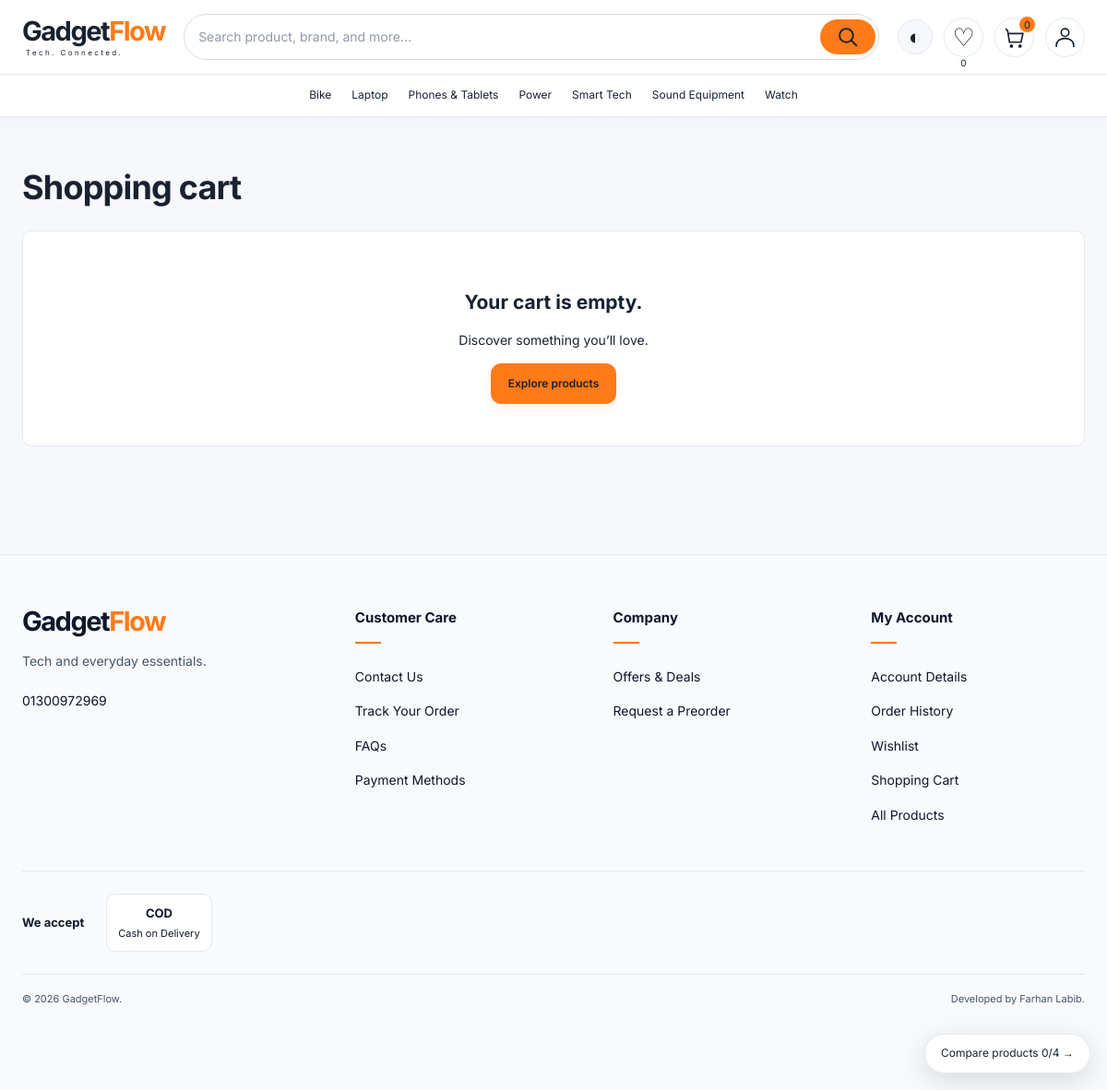
Page /cart/ on the committed database.
### shop/models.py (models this page shows, shortened)
class Category(models.Model):
    name = models.CharField(max_length=100, unique=True)
    parent = models.ForeignKey('self', null=True, blank=True, on_delete=models.SET_NULL, related_name='children')
    image = models.ImageField(upload_to='categories/', blank=True)
    featured = models.BooleanField(default=True)
    position = models.PositiveIntegerField(default=0)
    class Meta:
        ordering = ['position', 'name']

class StoreSettings(models.Model):
    bkash_account_type = models.CharField(max_length=20, default='unconfirmed', choices=[
        ('unconfirmed', 'Not confirmed'), ('merchant', 'Merchant'), ('pra', 'Personal Retail Account'), ('personal', 'Personal')])
    bkash_account_confirmed = models.BooleanField(default=False, help_text='Staff verified ownership and account type with bKash.')
    bkash_manual_enabled = models.BooleanField(default=False)
    bkash_manual_approved = models.BooleanField(default=False, help_text='Provider approved this account for receiving business payments using the instructions below.')
    bkash_manual_instructions = models.TextField(blank=True, help_text='Exact provider-approved Merchant Payment instructions. Never substitute Send Money or request a PIN/OTP.')
    bkash_manual_limit = models.DecimalField(max_digits=12, decimal_places=2, default=0, validators=[MinValueValidator(Decimal('0'))], help_text='Confirmed per-payment limit. Zero keeps manual payments unavailable; staff must monitor aggregate account limits.')
    requested_settlement_account = models.CharField(max_length=40, blank=True, help_text='Requested destination only; never passed from checkout to the provider.')
    settlement_bank_name = models.CharField(max_length=150, blank=True)
    settlement_account_holder = models.CharField(max_length=150, blank=True)
    settlement_branch = models.CharField(max_length=150, blank=True)
    settlement_routing_number = models.CharField(max_length=30, blank=True)
    settlement_provider_approved = models.BooleanField(default=False, help_text='Staff record of provider approval; does not configure settlement at the provider.')
    @property
    def manual_bkash_ready(self):
        import re
        return bool(self.bkash_manual_enabled and self.bkash_account_confirmed
                    and self.bkash_manual_approved and self.bkash_account_type in {'merchant', 'pra'}
                    and re.fullmatch(r'01\d{9}', self.bkash_number)
                    and self.bkash_manual_instructions.strip() and self.bkash_manual_limit > 0)
    phone_verified = models.BooleanField(default=False)
    email_verified = models.BooleanField(default=False)
    address_verified = models.BooleanField(default=False)
    address_bn = models.TextField(blank=True)
    support_hours_en = models.CharField(max_length=250, blank=True)
    support_hours_bn = models.CharField(max_length=250, blank=True)
    license_details_en = models.TextField(blank=True)
    license_details_bn = models.TextField(blank=True)
    license_verified = models.BooleanField(default=False)
    cod_enabled = models.BooleanField(default=True)
    updated_at = models.DateTimeField(auto_now=True, null=True)
    name = models.CharField(max_length=100, default='GadgetFlow')
    tagline = models.CharField(max_length=250,
                               default='Your destination for tech and everyday essentials in Bangladesh.')
    phone = models.CharField(max_length=50, blank=True)
    email = models.EmailField(blank=True)
    address = models.TextField(blank=True)
    shipping_price = models.DecimalField(max_digits=10, decimal_places=2, default=0,
                                         validators=[MinValueValidator(Decimal('0'))])
    bkash_number = models.CharField(max_length=20, blank=True,
                                    help_text='Requested receiving number only. Account type and business collection approval must be confirmed separately.')
    privacy_policy = models.TextField(blank=True)
    returns_policy = models.TextField(blank=True)
    shipping_policy = models.TextField(blank=True)

class InformationPage(models.Model):
    SLUGS = [('contact', 'Contact Us'), ('tracking', 'Track Your Order'), ('faqs', 'FAQs'),
             ('shipping', 'Shipping & Delivery'), ('returns', 'Returns & Refunds'),
             ('terms', 'Terms & Conditions'), ('privacy', 'Privacy Policy'),
             ('payments', 'Payment Methods'), ('cookies', 'Cookie Policy'),
             ('about', 'About Us'), ('warranty', 'Warranty & Exchange')]
    slug = models.SlugField(unique=True, choices=SLUGS)
    title_en = models.CharField(max_length=160)
    title_bn = models.CharField(max_length=160, blank=True)
    body_en = models.TextField(blank=True, help_text='Plain text only; HTML is escaped.')
    body_bn = models.TextField(blank=True)
    status = models.CharField(max_length=12, choices=[('draft', 'Draft'), ('published', 'Published')], default='draft')
    footer_group = models.CharField(max_length=20, choices=[('care', 'Customer Care'), ('policies', 'Policies'), ('company', 'Company / Account')])
    position = models.PositiveIntegerField(default=0)
    editorial_notes = models.TextField(blank=True, help_text='Private business decisions/review checklist. Never rendered publicly.')
    updated_at = models.DateTimeField(auto_now=True)
    class Meta:
        ordering = ['position', 'pk']

### shop/views.py (the view)
# urls.py: path('cart/', views.cart_view, name='cart_view'),
@require_GET
def cart_view(request):
    lines = cart_lines(request.session)
    return render(request, 'shop/cart.html', {'items': lines, **checkout_totals(lines, request.user, request.session.get('coupon_code', ''))})

### shop/templates/shop/cart.html (shortened to what this page needs)
{% extends 'base.html' %}
{% block content %}<div data-cart-page>{% include 'shop/includes/cart_content.html' %}</div><p class="gf-shell gf-notice error" data-cart-page-status role="alert" hidden></p>{% endblock %}

### shop/templates/shop/includes/navbar.html (shortened to what this page needs)
<header class="gf-header">
    <div class="gf-nav gf-shell">
        <a class="gf-brand" href="{% url 'home' %}" aria-label="GadgetFlow home">Gadget<span>Flow</span><small>Tech.
            Connected.</small></a>
        <div class="gf-search-wrap">
            <form class="gf-search" action="{% url 'product_list' %}" method="get" role="search">
                <input id="nav-search" name="q" type="search" autocomplete="off"
                       placeholder="Search product, brand, and more…" value="{{ search_query|default:'' }}"
                       aria-controls="search-suggestions" aria-expanded="false"
                       data-suggest-url="{% url 'ajax_products' %}">
                <button type="submit" aria-label="Search">
                    <svg width="25" height="25" viewBox="0 0 24 24" fill="none" stroke="currentColor" stroke-width="1.8" aria-hidden="true">
                        <circle cx="10" cy="10" r="7"/>
                        <path d="m15 15 6 6"/>
                    </svg>
                </button>
            </form>
        </div>
        <div class="gf-nav-actions"><button class="gf-theme-toggle" type="button" data-theme-toggle aria-label="Switch to dark theme" aria-pressed="false">◐</button><a class="gf-nav-link" href="{% url 'preorder' %}">Pre-order</a><a
                class="gf-icon-link gf-wishlist-link" href="{% url 'wishlist' %}" aria-label="Wishlist, {{ wishlist_ids|length }} saved products">♡<small data-wishlist-count>{{ wishlist_ids|length }}</small></a><a
                class="gf-icon-link gf-cart" href="{% url 'cart_view' %}" data-open-cart aria-label="Cart, {{ cart_count }} items">
            <svg width="25" height="25" viewBox="0 0 24 24" fill="none" stroke="currentColor" stroke-width="1.6" aria-hidden="true">
                <path d="m3 3 2 2 2 12h12l2-9H6"/>
                <circle cx="9" cy="21" r="1"/>
                <circle cx="18" cy="21" r="1"/>
            </svg>
            <span id="cart-count" data-cart-count>{{ cart_count }}</span></a>
            <details class="gf-account">
                <summary aria-label="Account menu">
                    <svg width="25" height="25" viewBox="0 0 24 24" fill="none" stroke="currentColor" stroke-width="1.6" aria-hidden="true">
                        <circle cx="12" cy="7" r="4"/>
                        <path d="M3 22v-2a9 7 0 0 1 18 0v2"/>
                    </svg>
                </summary>
            </details>
        </div>
    </div>
    <nav class="gf-categories" aria-label="Product categories">
        <div class="gf-shell">{% for category in nav_categories %}
            <div class="gf-category-menu"><a
                    href="{% url 'product_list' %}?category={{ category.pk }}">{{ category.name }}</a>
                    </div>{% endfor %}</div>
    </nav>
</header>

### shop/templates/shop/includes/footer.html (shortened to what this page needs)
﻿{% load static %}
<footer class="gf-footer gf-footer-refresh" lang="en">
    <div class="gf-shell gf-footer-grid">
        <div class="gf-footer-brand">
            <a class="gf-brand" href="{% url 'home' %}">Gadget<span>Flow</span></a>
            <p>Tech and everyday essentials.</p>
            {% if store.phone %}<a href="tel:{{ store.phone }}">{{ store.phone }}</a>{% endif %}
        </div>
        <details class="gf-footer-section" open>
            <summary>Customer Care</summary>
            <nav aria-label="Customer Care"><ul class="gf-footer-links">{% for link in information_footer.care %}<li><a href="{{ link.url }}">{{ link.title }}</a></li>{% endfor %}</ul></nav>
        </details>
        <details class="gf-footer-section" open>
            <summary>Company</summary>
            <nav aria-label="Company"><ul class="gf-footer-links">
                <li><a href="{% url 'offers' %}">Offers &amp; Deals</a></li>
                <li><a href="{% url 'preorder' %}">Request a Preorder</a></li>
            </ul></nav>
        </details>
        <details class="gf-footer-section" open>
            <summary>My Account</summary>
            <nav aria-label="My Account"><ul class="gf-footer-links">
                <li><a href="{% url 'profile' %}">Account Details</a></li>
                <li><a href="{% url 'order_history' %}">Order History</a></li>
                <li><a href="{% url 'wishlist' %}">Wishlist</a></li>
                <li><a href="{% url 'cart_view' %}">Shopping Cart</a></li>
                <li><a href="{% url 'product_list' %}">All Products</a></li>
            </ul></nav>
        </details>
    </div>
    {% if footer_payment_badges %}<div class="gf-shell gf-footer-payments"><strong>We accept</strong><ul aria-label="Enabled payment methods">
        {% for badge in footer_payment_badges %}<li class="gf-footer-payment">
            {% if badge.asset %}<img src="{% static badge.asset %}" alt="{{ badge.name }}" width="64" height="32">{% else %}<strong>{{ badge.short }}</strong><span>{{ badge.name }}</span>{% endif %}
        </li>{% endfor %}
    </ul></div>{% endif %}
    <div class="gf-shell gf-footer-bottom"><span>&copy; {% now 'Y' %} GadgetFlow.</span><span>Developed by Farhan Labib.</span></div>
</footer>

### rows in the picture
Category: name "Bike"
Category: name "Laptop"
Category: name "Phones & Tablets"
Category: name "Power"
Category: name "Smart Tech"
Category: name "Sound Equipment"
Category: name "Watch"
StoreSettings: phone "01300972969"
InformationPage: title "Contact Us"
InformationPage: title "Track Your Order"
InformationPage: title "FAQs"
InformationPage: title "Payment Methods"

### other values in the picture
{{ wishlist_ids|length }} "0"
{{ cart_count }} "0"
{{ badge.short }} "COD"
{{ badge.name }} "Cash on Delivery"
{{ compare_ids|length }} "0"
